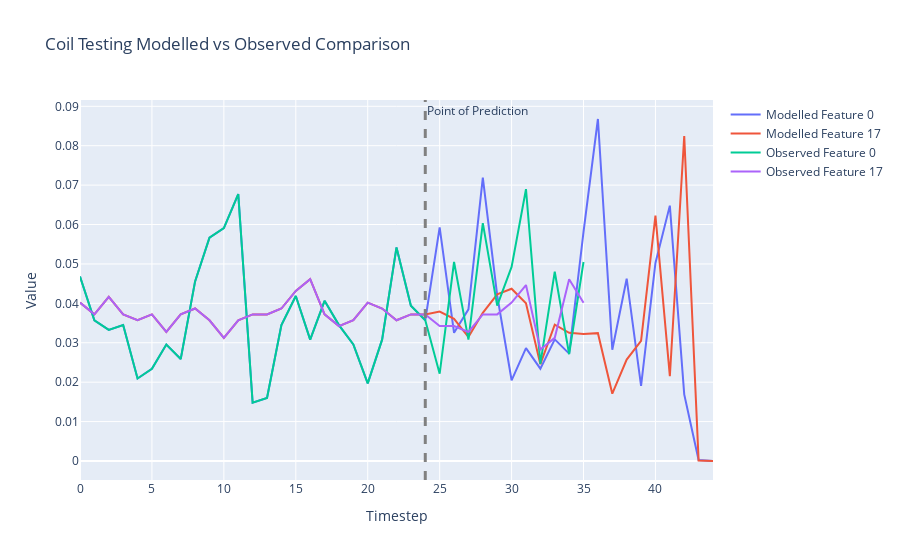

Notebook cell for this chart:
### Code cell
states = []
# Select the batch we want to make predictions for
batch = 75

# After what step do we want the coil to start making its own predictions?
prediction_step = 24

# What features do we want to plot?
feature_sel = [0,17]

# Grab starting state tensor
state_tensor = X[:,0,:]

# How many steps do we want to run the coil overall?
max_steps = 45

states.append(state_tensor[batch,feature_sel])
batch_size = X.shape[0]
transition_tensor = torch.softmax(torch.zeros(batch_size, n_features, n_features), dim = 1).to("cuda")
for step_state in range(1,max_steps):
    state_tensor, transition_tensor = model.step_coil(state_tensor, transition_tensor)
    if step_state <= prediction_step:
        state_tensor = X[:,step_state,:]
    states.append(state_tensor[batch,feature_sel])
    print(sum(state_tensor[batch,:]))
    
# Move state dynamics to CPU
data = [row.to('cpu').detach().numpy() for row in states]
traces = list(zip(*data))

# Create the figure and add traces
fig = go.Figure()

# Plotting
for i, trace in enumerate(traces):
    model_trace = go.Scatter(y=trace, mode='lines', name=f'Modelled Feature {feature_sel[i]}')
    fig.add_trace(model_trace)
    
    
# Get observed data to CPU and plot
data = X[batch,:,feature_sel].to('cpu')
# Transpose the data to get 5 traces
traces = list(zip(*data))

# Plotting
for i, trace in enumerate(traces):
    obs_trace = go.Scatter(y=trace, mode='lines', name=f'Observed Feature {feature_sel[i]}')
    fig.add_trace(obs_trace)
    
# Add Line highlighting when the coil becomes responsible for its own predictions
fig.add_vline(x=prediction_step, line_width=3, line_dash="dash", line_color="grey", annotation_text='Point of Prediction')    

# Add title and labels
fig.update_layout(title=f'Coil Testing Modelled vs Observed Comparison',
                    xaxis_title='Timestep',
                    yaxis_title='Value')

# Show the figure
fig.show()

### Figure 1 — Plotly figure (JSON) as saved in the notebook; plotly's stock layout.template omitted (floating-point values rounded to 4 significant figures)
{"data": [{"mode": "lines", "name": "Modelled Feature 0", "type": "scatter", "y": [0.0468, 0.03571, 0.03325, 0.03448, 0.02094, 0.0234, 0.02956, 0.02586, 0.04557, 0.05665, 0.05911, 0.06773, 0.01478, 0.01601, 0.03448, 0.04187, 0.03079, 0.04064, 0.03448, 0.02956, 0.0197, 0.03079, 0.05419, 0.03941, 0.03571, 0.05928, 0.03253, 0.03849, 0.07191, 0.042, 0.02048, 0.02863, 0.02343, 0.03086, 0.02725, 0.05814, 0.08678, 0.02821, 0.04626, 0.01905, 0.05025, 0.0648, 0.01691, 0.0002458, 4.152e-14]}, {"mode": "lines", "name": "Modelled Feature 17", "type": "scatter", "y": [0.04018, 0.0372, 0.04167, 0.0372, 0.03571, 0.0372, 0.03274, 0.0372, 0.03869, 0.03571, 0.03125, 0.03571, 0.0372, 0.0372, 0.03869, 0.04315, 0.04613, 0.0372, 0.03423, 0.03571, 0.04018, 0.03869, 0.03571, 0.0372, 0.0372, 0.0379, 0.03605, 0.03145, 0.0376, 0.0423, 0.04372, 0.04, 0.02456, 0.03459, 0.03253, 0.0322, 0.03244, 0.01708, 0.02573, 0.03045, 0.06227, 0.02152, 0.08247, 0.0001111, 1.351e-39]}, {"mode": "lines", "name": "Observed Feature 0", "type": "scatter", "y": [0.0468, 0.03571, 0.03325, 0.03448, 0.02094, 0.0234, 0.02956, 0.02586, 0.04557, 0.05665, 0.05911, 0.06773, 0.01478, 0.01601, 0.03448, 0.04187, 0.03079, 0.04064, 0.03448, 0.02956, 0.0197, 0.03079, 0.05419, 0.03941, 0.03571, 0.02217, 0.05049, 0.03079, 0.06034, 0.03941, 0.04926, 0.06897, 0.02463, 0.04803, 0.02709, 0.05049]}, {"mode": "lines", "name": "Observed Feature 17", "type": "scatter", "y": [0.04018, 0.0372, 0.04167, 0.0372, 0.03571, 0.0372, 0.03274, 0.0372, 0.03869, 0.03571, 0.03125, 0.03571, 0.0372, 0.0372, 0.03869, 0.04315, 0.04613, 0.0372, 0.03423, 0.03571, 0.04018, 0.03869, 0.03571, 0.0372, 0.0372, 0.03423, 0.03423, 0.03274, 0.0372, 0.0372, 0.04018, 0.04464, 0.02827, 0.03125, 0.04613, 0.04018]}], "layout": {"annotations": [{"showarrow": false, "text": "Point of Prediction", "x": 24, "xanchor": "left", "xref": "x", "y": 1, "yanchor": "top", "yref": "y domain"}], "shapes": [{"line": {"color": "grey", "dash": "dash", "width": 3}, "type": "line", "x0": 24, "x1": 24, "xref": "x", "y0": 0, "y1": 1, "yref": "y domain"}], "title": {"text": "Coil Testing Modelled vs Observed Comparison"}, "xaxis": {"title": {"text": "Timestep"}}, "yaxis": {"title": {"text": "Value"}}}}
